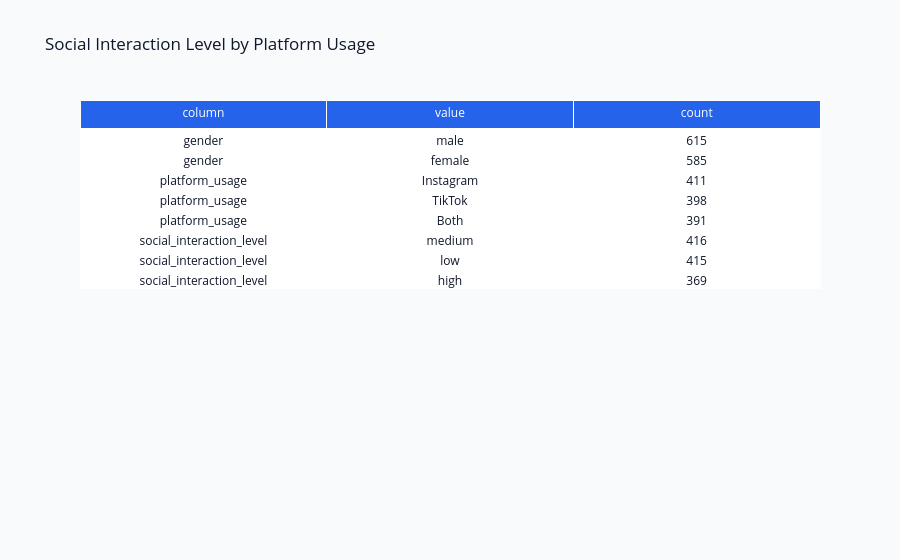

Source (notebook cell):
### Markdown cell above
## Social Interaction Level by Platform Usage

Cross-tabulation of social_interaction_level against platform_usage to reveal how digital platforms relate to in-person social engagement.

### Code cell
parts = []
for column in df.select_dtypes(include=["object", "category", "bool"]).columns:
    counts = df[column].astype("string").fillna("<missing>").value_counts().head(5).reset_index()
    counts.columns = ["value", "count"]
    counts.insert(0, "column", column)
    parts.append(counts)
table_df = pd.concat(parts, ignore_index=True) if parts else pd.DataFrame({"note": ["No categorical columns detected."]})
_display_plotly_table(table_df, 'Social Interaction Level by Platform Usage')

### Figure 1 — Plotly figure (JSON) as saved in the notebook; plotly's stock layout.template omitted (floating-point values rounded to 4 significant figures)
{"data": [{"cells": {"fill": {"color": "white"}, "values": [["gender", "gender", "platform_usage", "platform_usage", "platform_usage", "social_interaction_level", "social_interaction_level", "social_interaction_level"], ["male", "female", "Instagram", "TikTok", "Both", "medium", "low", "high"], [615, 585, 411, 398, 391, 416, 415, 369]]}, "header": {"fill": {"color": "#2563EB"}, "font": {"color": "white"}, "values": ["column", "value", "count"]}, "type": "table"}], "layout": {"font": {"color": "#0F172A"}, "paper_bgcolor": "#F8FAFC", "title": {"text": "Social Interaction Level by Platform Usage"}}}
